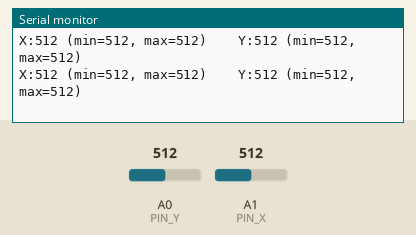
Recording of a sketch running on a simulated Arduino Uno, built with avr-gcc and run on an emulated ATmega328P. Shown: the last lines printed to the serial monitor. Inputs (shaded band) come from the test bench; at power-on: A0 (PIN_Y) = 512, A1 (PIN_X) = 512.

Above: at 1.2 s.
1.3 s: A0 (PIN_Y) set to 109
At 1.69 s:
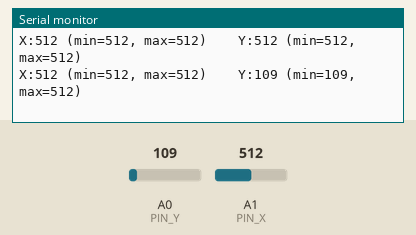
4.3 s: A0 (PIN_Y) set to 91
At 4.46 s:
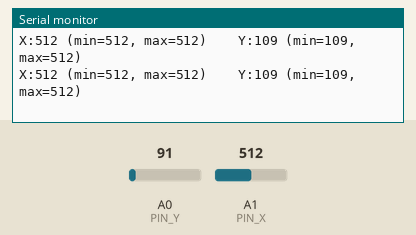
Timing chart, 0 to 7.3 s (numbered marks = the images above; inputs shaded):
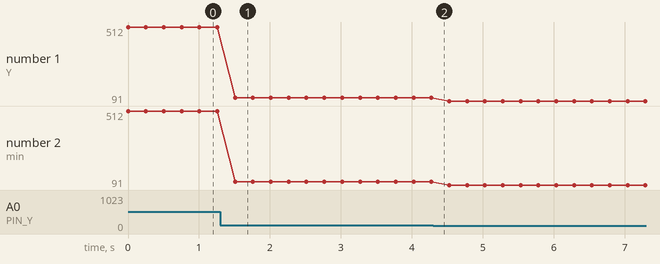

The sketch:

Joystick.ino
```cpp
/*

  Joystick: basic sketch to read position of parallax 2-axis joystick
      https://www.parallax.com/product/27800
      http://learn.parallax.com/KickStart/27800

  How to use:

    - counting pins from lower-left (look down from top) and going clockwise:
      - pin 1 to ground
      - pin 2 to A0 (up/down)
      - pin 3 to A1 (left/right)
      - pins 4 and 5 to V5
      - pins 6, 7, and 8 open
 */


// Store the Arduino pin associated with each input
const int PIN_Y = A0;
const int PIN_X = A1;

int minx, maxx, miny, maxy;

void setup() {
  Serial.begin(9600);

  pinMode(PIN_X, INPUT);
  pinMode(PIN_Y, INPUT);

  minx = maxx = analogRead(PIN_X);
  miny = maxy = analogRead(PIN_Y);
}


void loop() {
  // Print the current values of the inputs
  // as well as min and max
  int x = analogRead(PIN_X);
  if(x < minx) minx = x;
  if(x > maxx) maxx = x;

  int y = analogRead(PIN_Y);
  if(y < miny) miny = y;
  if(y > maxy) maxy = y;

  Serial.print("X:");
  Serial.print(x);
  Serial.print(" (min=");
  Serial.print(minx);
  Serial.print(", max=");
  Serial.print(maxx);
  Serial.print(")    ");

  Serial.print("Y:");
  Serial.print(y);
  Serial.print(" (min=");
  Serial.print(miny);
  Serial.print(", max=");
  Serial.print(maxy);
  Serial.println(")");

  delay(250);
}
```

Measured:
- after the input at 1.3 s, the serial monitor: prints a new line after 0.21 s (image 1)
- plotted number 1: 512 → 109 after the input at 1.3 s, 109 → 91 after the input at 4.3 s
- plotted number 2: 512 → 109 after the input at 1.3 s, 109 → 91 after the input at 4.3 s
